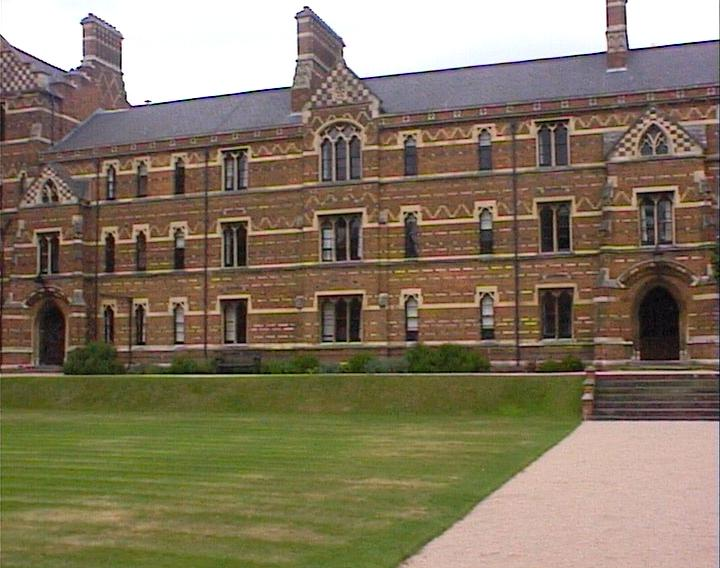
%> input picture Panorama/keble_a.jpg, 720 x 568 px
$ octave panoramaMain.m   (GNU Octave 9; MATLAB toolbox functions it lacks are replaced by stand-ins)
%> lines starting %> are read from the running program, lines starting %| are printed output that depends on the picture
### Part2/RANSAC.m
function [H, nBest] = RANSAC(pts1, pts2, maxIterations, inlierThreshold)

nBest = 0;  % Max number of inliers
H = [];     % Homography Matrix

pts1 = [pts1.Location'; ones(1, length(pts1))];
pts2 = [pts2.Location'; ones(1, length(pts2))];

numPts = length(pts1);

for i = 1:maxIterations
    % Randomly select 4 feature pairs
    idx = randperm(numPts, 4);
    samplePts1 = pts1(:, idx);
    samplePts2 = pts2(:, idx);

    % Compute the homography for the random subset
    Hi = ComputeHomography(samplePts1(1:2, :)', samplePts2(1:2, :)');

    % Calculate the correspondent points of Image 1 in Image 2
    pts2Calculated = computeH(pts1, Hi);

    % Calculate the Euclidean distance between real and calculated points
    dist = sqrt(sum((pts2(1:2, :) - pts2Calculated(1:2, :)).^2));

    % Count the number of inliers
    inliers = find(dist < inlierThreshold);
    nInliers = length(inliers);

    if nInliers > nBest
        nBest = nInliers;
        H = Hi;
    end
end
end

### Part2/composeimgs.m
function [imgcomposed,displacement]=composeimgs(img1, img2,H)
% Author: Paulo Menezes - 2020
% compose 2 images given the transformation warping matrix of the second
% img1 the one that will be kept untransformed
% img2 the one to be warped
% H the warping transformation
% returns a new image and the transformation of the original image on this
% image

%
% It should be noted that the image to be warped may appear to the left,
% right and/or upper or lower side of the fixed one. This means that
% for the left and upper sides, the fixed image will be transformed as
% well, even if it is just by a translation.
debug = 0;
[sizey,sizex,chans]=size(img1);

corners=[1,1,1];
A=H * corners';
cornersh(1,:)=A/A(3);

corners=[1,sizey, 1];
A=H * corners';
cornersh(2,:)=A/A(3);

corners=[sizex,sizey, 1];
A=H * corners';
cornersh(3,:)=A/A(3);

corners=[sizex, 1,1];
A=H * corners';
cornersh(4,:)=A/A(3);

minvals=min(cornersh);
maxvals=max(cornersh);
if (minvals(1)<1)
    tx=floor(1-minvals(1));
else
    tx=0;
end
if(minvals(2)<1)
    ty=floor(1-minvals(2));
else
    ty=0;
end

if(maxvals(2)>sizey)
    deltay=ceil(maxvals(2)-sizey);
else
    deltay=0;
end

if(maxvals(1)>sizex)
    deltax=ceil(maxvals(1)-sizex);
else
    deltax=0;
end
newsize=[sizey+ty+deltay+1, sizex+tx+deltax, chans];

newimg=uint8(zeros(newsize));
newimg2=newimg;
newimgs=size(newimg);

%[img2t,displacement2]=warpimage(img2,H);
img2t=imwarp(img2,projective2d(H'));
img2tsize=size(img2t);

newimg(1+ty:ty+sizey,1+tx:tx+sizex,:)=img1;
newimg2(1:img2tsize(1),1:img2tsize(2),:)=img2t;

[newimg_sizex,newimg_sizey,~] = size(newimg);
[newimg2_sizex,newimg2_sizey,~] = size(newimg2);

if (newimg_sizex ~= newimg2_sizex) || (newimg_sizey ~= newimg2_sizey)
    disp(['newimg_sizex:',num2str(newimg_sizex),' newimg_sizey:',num2str(newimg_sizey)]);
    disp(['newimg2_sizex:',num2str(newimg2_sizex),' newimg2_sizey:',num2str(newimg2_sizey)]);
end


imgcomposed = max(newimg,newimg2);

displacement=[ty,tx];

    if debug ==1
        % Debug: Display corners and transformed corners
        disp('Corners (Original and Transformed):');
        disp([corners; cornersh]);
        disp(['tx:',num2str(tx)]);
        disp(['ty:',num2str(ty)]);

        % Display the transformation matrix H
        disp('Homography Matrix H:');
        disp(H);

        % Debug: Display tx and ty
        disp(['Translation [tx, ty]: [' num2str(tx) ', ' num2str(ty) ']']);

        disp(['deltax:',num2str(deltax)]);
        disp(['deltay:',num2str(deltay)]);
        % Debug: Display the size of img2t
        disp('Size of img2t:');
        disp(size(img2t));

        [newimg_sizex,newimg_sizey,~] = size(newimg);
        [newimg2_sizex,newimg2_sizey,~] = size(newimg2);
        disp(['newimg_sizex:',num2str(newimg_sizex),' newimg_sizey:',num2str(newimg_sizey)]);
        disp(['newimg2_sizex:',num2str(newimg2_sizex),' newimg2_sizey:',num2str(newimg2_sizey)]);

        % Debug: Display displacement values
        disp('Displacement [ty, tx]:');
        disp(displacement);

        % Debug: Display newimg
        figure;
        imshow(newimg);
        title('New Image (img1)');

        % Debug: Display newimg2
        figure;
        imshow(newimg2);
        title('New Image (img2t)');

        % Debug: Display the composed image
        figure;
        imshow(imgcomposed);
        title('Composed Image');
    end

end

### Part2/composeimgsV2.m
function [imgcomposed, displacement] = composeimgsV2(img1, img2, H)

	%adaptaded composeimgs() version, i had some issues when using composeimgs() when inputing img2(middle img) and
	% img3(right img).

    debug = 0;

    % Calculate the corners of img1 and apply the transformation
    [sizey, sizex, chans] = size(img1);
    corners = [1, 1, 1; 1, sizey, 1; sizex, sizey, 1; sizex, 1, 1];
    cornersh = (H * corners')';
    cornersh = cornersh ./ cornersh(:, 3); % Normalize by the third coordinate

    % Calculate translation values
    minvals = min(cornersh);
    maxvals = max(cornersh);
    %if (minvals(1) < 1)
    tx = abs(floor(1 - minvals(1)));
    %else
    %   tx = 0;
    %end

    if (minvals(2) < 1)
        ty = floor(1 - minvals(2));
    else
        ty = 0;
    end

    if (maxvals(2) > sizey)
        deltay = ceil(maxvals(2) - sizey);
    else
        deltay = 0;
    end

    if (maxvals(1) > sizex)
        deltax = ceil(maxvals(1) - sizex);
    else
        deltax = 0;
    end

    newsize = [sizey + 2*ty + deltay + 1, sizex + tx + deltax, chans];
    newimg = uint8(zeros(newsize));
    newimg2 = newimg;

    % Warp img2 with the transformation matrix H
    img2t = imwarp(img2, projective2d(H'));

    newimg(1 + ty:ty + sizey, 1 + 0:0 + sizex, :) = img1;
    newimg2(1 + 0: 0+size(img2t, 1), 1+tx: tx+size(img2t, 2), :) = img2t;
    imgcomposed = max(newimg, newimg2);
    displacement = [ty, tx];

    if debug ==1
        % Debug: Display corners and transformed corners
        disp('Corners (Original and Transformed):');
        disp([corners; cornersh]);
        disp(['tx:',num2str(tx)]);
        disp(['ty:',num2str(ty)]);

        % Display the transformation matrix H
        disp('Homography Matrix H:');
        disp(H);

        % Debug: Display tx and ty
        disp(['Translation [tx, ty]: [' num2str(tx) ', ' num2str(ty) ']']);

        disp(['deltax:',num2str(deltax)]);
        disp(['deltay:',num2str(deltay)]);
        % Debug: Display the size of img2t
        disp('Size of img2t:');
        disp(size(img2t));

        [newimg_sizex,newimg_sizey,~] = size(newimg);
        [newimg2_sizex,newimg2_sizey,~] = size(newimg2);
        disp(['newimg_sizex:',num2str(newimg_sizex),' newimg_sizey:',num2str(newimg_sizey)]);
        disp(['newimg2_sizex:',num2str(newimg2_sizex),' newimg2_sizey:',num2str(newimg2_sizey)]);

        % Debug: Display displacement values
        disp('Displacement [ty, tx]:');
        disp(displacement);

        % Debug: Display newimg
        figure;
        imshow(newimg);
        title('New Image (img1)');

        % Debug: Display newimg2
        figure;
        imshow(newimg2);
        title('New Image (img2t)');

        % Debug: Display the composed image
        figure;
        imshow(imgcomposed);
        title('Composed Image');
    end
end

### Part2/RemoveWhiteSpace.m
function u_out = RemoveWhiteSpace(u_in, varargin)
% © February 2nd, 2012, By Reza Farrahi Moghaddam, Synchromedia Lab, ETS, Montreal, Canada
%
% RemoveWhiteSpace function removes white spaces around an image.
%
% Syntax:
%	1. For an image: u_out = RemoveWhiteSpace(u_in)
%
%	2. For an image file, to write the result on the same file: RemoveWhiteSpace([], 'file', input_filename)
%
%	3. For an image file, to make a new output file: RemoveWhiteSpace([], 'file', input_filename, 'output', output_filename)
%

% get the arguments
[it_is_a_file_flag, input_filename, output_filename] = check_the_argin_infile(nargin, varargin{:});

%
if (it_is_a_file_flag)
	[u_in, map] = imread(input_filename);
	if (numel(map) ~= 0)
		u_in = ind2rgb(u_in, map);
	end
end
u_in = mat2gray_infile(u_in);
[xm ym zm] = size(u_in);

%
if (zm == 3)
	% u_gray = rgb2gray(u_in);
	u_gray = mean(u_in, 3);
else
	u_gray = mean(u_in, 3);
end

%
u_white_mask = u_gray > 0.99;
u_white_mask_hori = reshape(sum(u_white_mask, 1), [], 1);
u_white_mask_vert = sum(u_white_mask, 2);
%
u_white_mask_hori(u_white_mask_hori < xm / 2) = 0;
u_white_mask_vert(u_white_mask_vert < ym / 2) = 0;
u_white_mask_hori_diff = diff(u_white_mask_hori);
u_white_mask_vert_diff = diff(u_white_mask_vert);
[~, boundingbox_hori] = findpeaks(abs(u_white_mask_hori_diff));
[~, boundingbox_vert] = findpeaks(abs(diff(u_white_mask_vert)));
if (numel(boundingbox_hori) == 0)
	boundingbox_hori = [0 ym];
elseif (numel(boundingbox_hori) == 1)
	if (boundingbox_hori > ym / 2)
		boundingbox_hori = [0, boundingbox_hori];

	else
		boundingbox_hori = [boundingbox_hori, ym];
	end
else
	boundingbox_hori = boundingbox_hori([1, end]);
	boundingbox_hori = boundingbox_hori .* [- u_white_mask_hori_diff(boundingbox_hori(1)) > 0; u_white_mask_hori_diff(boundingbox_hori(2)) > 0];
end
if (numel(boundingbox_vert) == 0)
	boundingbox_vert = [0 xm];
elseif (numel(boundingbox_vert) == 1)
	if (boundingbox_vert > xm / 2)
		boundingbox_vert = [0, boundingbox_vert];
	else
		boundingbox_vert = [boundingbox_vert, xm];
	end
else
	boundingbox_vert = boundingbox_vert([1, end]);
	boundingbox_vert = boundingbox_vert .* [- u_white_mask_vert_diff(boundingbox_vert(1)) > 0; u_white_mask_vert_diff(boundingbox_vert(2)) > 0];
end
boundingbox_hori(1) = boundingbox_hori(1) + 1;
boundingbox_vert(1) = boundingbox_vert(1) + 1;
if (boundingbox_hori(2) == 0)
	boundingbox_hori(2) = ym;
end
if (boundingbox_vert(2) == 0)
	boundingbox_vert(2) = xm;
end
%
u_out = u_in(boundingbox_vert(1) : boundingbox_vert(2), boundingbox_hori(1) : boundingbox_hori(2), :);

%
if (it_is_a_file_flag)
	imwrite(u_out, output_filename);
end

end


function [it_is_a_file_flag, input_filename, output_filename] = check_the_argin_infile(nargin, varargin)
% 120202: Reza

% %
it_is_a_file_flag = false;
input_filename = '';
output_filename = '';

%
default_fields = {'file', 'output'};
for temp_label = 1 : 2 : (nargin - 1)
    parameter_name = varargin{temp_label};
    parameter_val = varargin{temp_label + 1};
	matched_field = find(strcmpi(parameter_name, default_fields));
    if isempty(matched_field)
        error('Error: Unknown argument: %s.\n', parameter_name);
    else
        switch(matched_field)
            case 1  % input_filename
                input_filename = parameter_val;
                output_filename = parameter_val;
				it_is_a_file_flag = true;
            case 2  % output_filename
                output_filename = parameter_val;
				it_is_a_file_flag = true;
        end
    end
end

%
if (numel(output_filename) > 0)&&(numel(input_filename) == 0)
	input_filename = output_filename;
end

end

% [16 lines left out: function mat2gray_infile, not called in this run]


% [13 lines of commented-out code are left out]

### Part2/computeH.m
function y = computeH(x, v)
% HOMOGRAPHY TRANSFORM, applies homographic transform to vectors
%Function used to compute the correspondent points in other image,
%given an homography matrix
q = v * x;
p = q(3,:);
y = [q(1,:)./p; q(2,:)./p];
end

### Part2/ComputeHomography.m
function HomographyMat = ComputeHomography(pts1, pts2)

HomographyMat = [];

for i = 1:length(pts1)
    HomographyMat = [HomographyMat;
                    -pts1(i,1) -pts1(i,2) -1 0 0 0 pts1(i,1)*pts2(i,1) pts1(i,2)*pts2(i,1) pts2(i,1);
                    0 0 0 -pts1(i,1) -pts1(i,2) -1 pts1(i,1)*pts2(i,2) pts1(i,2)*pts2(i,2) pts2(i,2)];
end

%Singular value decomposition
[U, S, V] = svd(HomographyMat);

HomographyMat = [V(1:3,end)'; V(4:6,end)'; V(7:9,end)'];

end

### Part2/panoramaMain.m
clear; close all; clc; flag = 1;
% if flag = 1, plots all images, 0 dont plot (but the figure will be saved)

%% Data Loading
%Load both Images, covert to double and to grayscale
nimg1 = imread("../../Panorama/keble_a.jpg");
%> nimg1 is the input picture: size 568x720x3 uint8; mean R, G, B 132.3, 119.2, 97.8
nimg2 = imread("../../Panorama/keble_b.jpg");
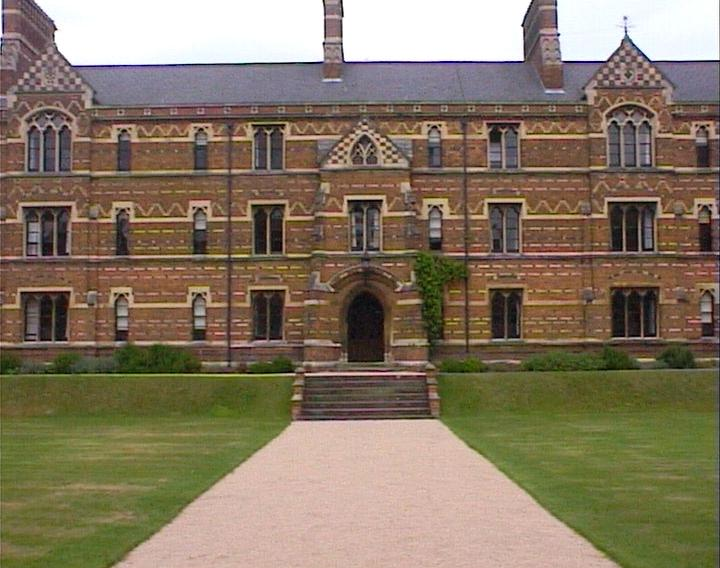
%> input picture Panorama/keble_b.jpg, 720 x 568 px
%> nimg2 is the input picture: size 568x720x3 uint8; mean R, G, B 133.1, 118.8, 98.5
nimg3 = imread("../../Panorama/keble_c.jpg");
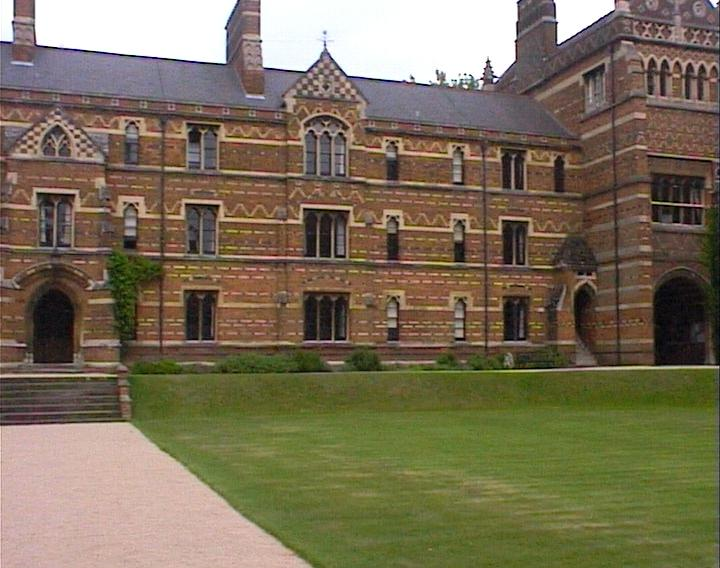
%> input picture Panorama/keble_c.jpg, 720 x 568 px
%> nimg3 is the input picture: size 568x720x3 uint8; mean R, G, B 121.8, 110.4, 87.7

img1 = im2gray(im2double(imread("../../Panorama/keble_a.jpg")));
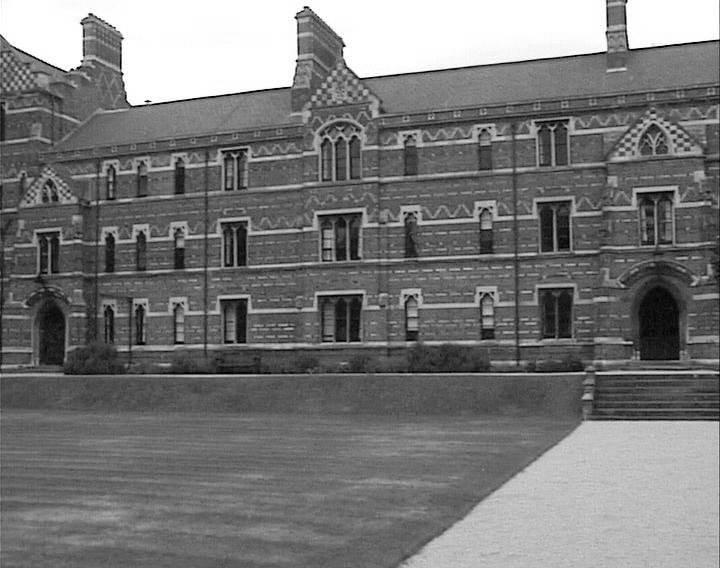
%> img1: size 568x720 double; min 0.00117, max 1, mean 0.473
img2 = im2gray(im2double(imread("../../Panorama/keble_b.jpg")));
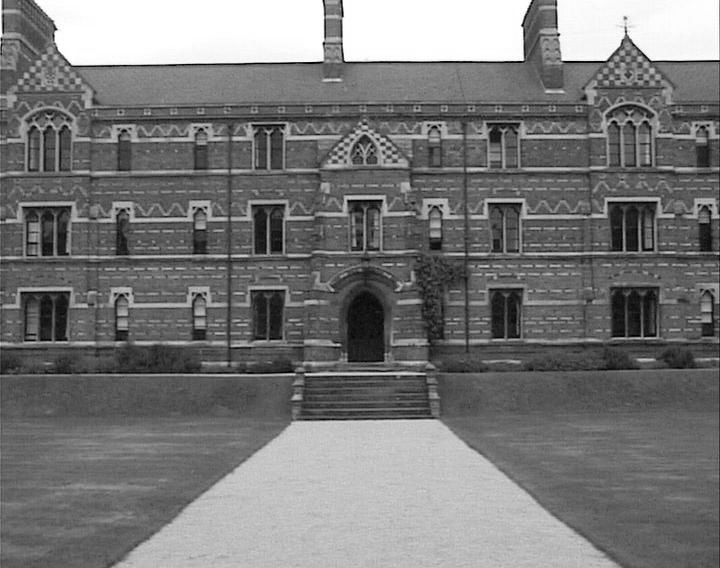
%> img2: size 568x720 double; min 0.00117, max 1, mean 0.474
img3 = im2gray(im2double(imread("../../Panorama/keble_c.jpg")));
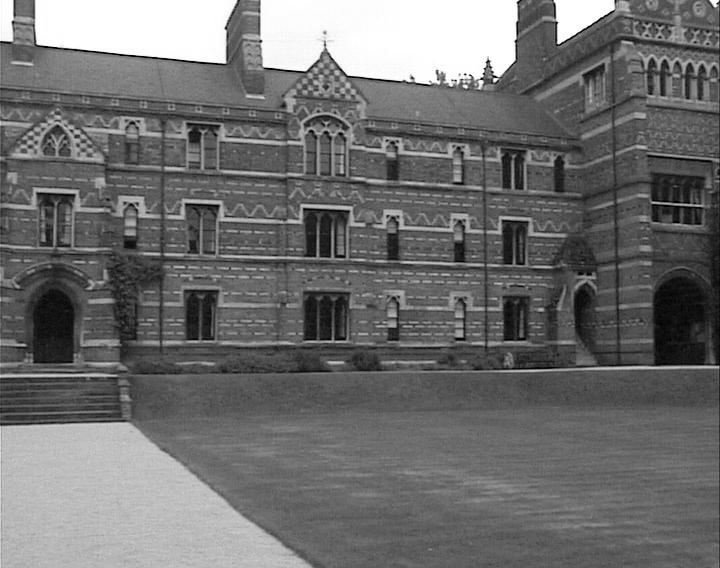
%> img3: size 568x720 double; min 0.000894, max 1, mean 0.436

img1RGB = im2double(imread("../../Panorama/keble_a.jpg"));
img2RGB = im2double(imread("../../Panorama/keble_b.jpg"));
img3RGB = im2double(imread("../../Panorama/keble_c.jpg"));

%% Features related work
%Detect feature points (Can take advantage of the detectores putted into
% evalution in Part1 of the assignment)
img1Points = detectORBFeatures(img1);
%> img1Points = 11007 points; strongest (x, y): (631, 48), (631, 48), (75, 69), (633, 47), (147, 102)
img2Points = detectORBFeatures(img2);
%> img2Points = 11280 points; strongest (x, y): (523, 60), (346, 61), (523, 60), (347, 61), (560, 35)
img3Points = detectORBFeatures(img3);
%> img3Points = 10445 points; strongest (x, y): (495, 81), (559, 43), (495, 80), (494, 77), (482, 79)

%Extract all features
[features1, vp1] = extractFeatures(img1, img1Points);
%> vp1 has the same summary as img1Points
[features2, vp2] = extractFeatures(img2, img2Points);
%> vp2 has the same summary as img2Points
[features3, vp3] = extractFeatures(img3, img3Points);
%> vp3 has the same summary as img3Points

%Get matches between images
indexPair_12 = matchFeatures(features1, features2, "MatchThreshold",5);
%> indexPair_12 = 43 rows, first 12: [521 641; 1697 1852; 2919 3049; 3118 3212; 3379 3455; 4623 4810; 4729 4888; 4794 5017; 5453 5612; 5549 5703; 5726 5886; 5729 5888]
indexPair_23 = matchFeatures(features2, features3, "MatchThreshold",5);
%> indexPair_23 = 26 rows, first 12: [1738 1711; 2215 2132; 2444 2354; 2751 2583; 3181 2974; 3188 2977; 5022 4613; 5224 4802; 5226 4816; 6417 5906; 6507 5957; 7728 7151]

matchedPoints1  = vp1(indexPair_12(:,1));
%> matchedPoints1 = 43 points; strongest (x, y): (486, 210), (570, 203), (402, 224), (583, 370), (404, 217)
matchedPoints21 = vp2(indexPair_12(:,2));
%> matchedPoints21 = 43 points; strongest (x, y): (200, 210), (283, 207), (113, 220), (116, 213), (292, 371)
matchedPoints23 = vp2(indexPair_23(:,1));
%> matchedPoints23 = 26 points; strongest (x, y): (518, 126), (523, 290), (471, 254), (526, 246), (441, 230)
matchedPoints3  = vp3(indexPair_23(:,2));
%> matchedPoints3 = 26 points; strongest (x, y): (218, 128), (218, 292), (167, 254), (222, 248), (137, 229)


%Plot Matched Points
fig1 = figure;
showMatchedFeatures(img1RGB, img2RGB, matchedPoints1, matchedPoints21, 'montage');
title("Points matched between Img1 and Img2");
legend("Matched Points 1","Matched Points 2");
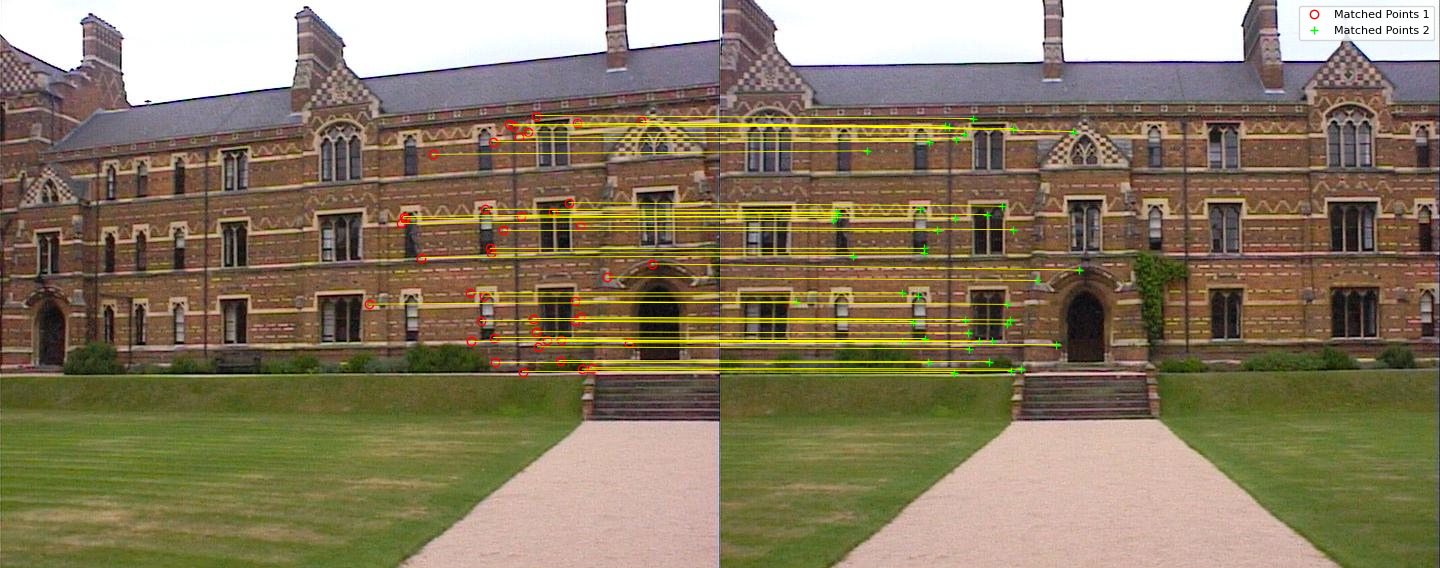
%> figure redrawn from the program's plot data; its title reads 'Points matched between Img1 and Img2'
drawnow;

fig2 = figure;
showMatchedFeatures(img2RGB, img3RGB, matchedPoints23, matchedPoints3, 'montage');
title("Points Matched Between Img2 and Img3");
legend("Matched Points 2","Matched Points 3");
drawnow;

saveas(fig1, "../../Results/Panorama/Matched Points img1 and img2.png");
saveas(fig2, "../../Results/Panorama/Matched Points img2 and img3.png");
%% RANSAC
% RANSAC
%[H, nBest] = RANSAC(pts1, pts2, maxIterations, inlierThreshold)
[H12, nBest12] = RANSAC(matchedPoints1, matchedPoints21, 2000, 0.99);
%> (the rest of the program and of its run is left out)
